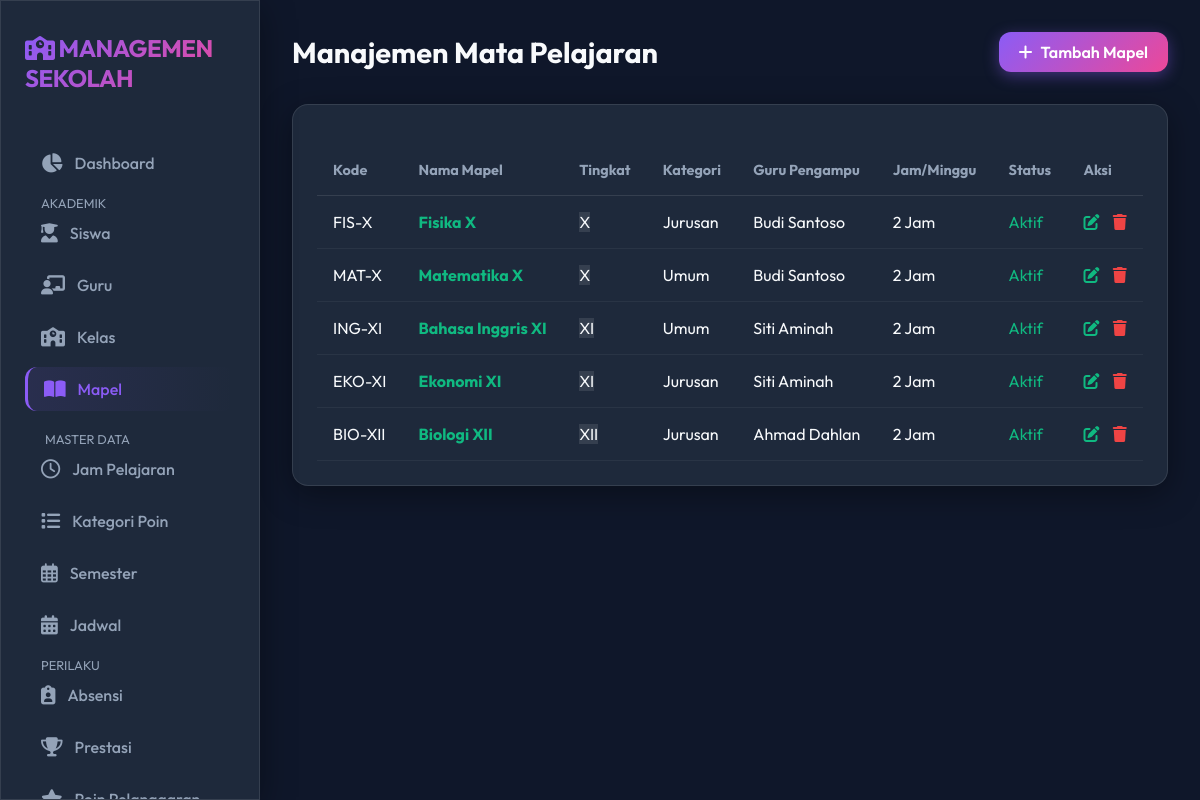
Page /subjects/idx.php on the committed database.
### tables this page shows
CREATE TABLE `subjects` (
  `id` int(11) NOT NULL AUTO_INCREMENT,
  `nama_mapel` varchar(100) NOT NULL,
  `kategori` enum('umum','jurusan','peminatan','ekstrakurikuler') DEFAULT 'umum',
  `tingkat` enum('X','XI','XII','semua') DEFAULT 'semua',
  `jurusan` varchar(50) DEFAULT NULL,
  `kode_mapel` varchar(10) NOT NULL,
  `guru_id` int(11) DEFAULT NULL,
  `kelas_id` int(11) DEFAULT NULL,
  `semester` enum('ganjil','genap','tahunan') DEFAULT 'tahunan',
  `tahun_ajaran` varchar(9) DEFAULT NULL,
  `jam_per_minggu` int(11) DEFAULT '2',
  `deskripsi` text,
  `status` enum('aktif','nonaktif') DEFAULT 'aktif',
  `created_at` timestamp NOT NULL DEFAULT CURRENT_TIMESTAMP,
  `updated_at` timestamp NOT NULL DEFAULT CURRENT_TIMESTAMP ON UPDATE CURRENT_TIMESTAMP,
  PRIMARY KEY (`id`),
  KEY `teacher_id` (`guru_id`),
  KEY `fk_subjects_kelas_id` (`kelas_id`),
  CONSTRAINT `fk_subjects_guru_id` FOREIGN KEY (`guru_id`) REFERENCES `users` (`id`) ON DELETE SET NULL ON UPDATE CASCADE,
  CONSTRAINT `fk_subjects_kelas_id` FOREIGN KEY (`kelas_id`) REFERENCES `classes` (`id`) ON DELETE CASCADE ON UPDATE CASCADE
);

CREATE TABLE `users` (
  `id` int(11) NOT NULL AUTO_INCREMENT,
  `username` varchar(50) NOT NULL,
  `password` varchar(255) NOT NULL,
  `nama_lengkap` varchar(100) NOT NULL,
  `jenis_kelamin` enum('L','P') DEFAULT 'L',
  `nip` varchar(30) DEFAULT NULL,
  `tempat_lahir` varchar(50) DEFAULT NULL,
  `tanggal_lahir` date DEFAULT NULL,
  `alamat` text,
  `no_telepon` varchar(15) DEFAULT NULL,
  `email` varchar(100) DEFAULT NULL,
  `role` enum('admin','guru') DEFAULT 'guru',
  `jabatan` varchar(100) DEFAULT NULL,
  `bidang_studi` varchar(100) DEFAULT NULL,
  `foto` varchar(255) DEFAULT NULL,
  `status` enum('aktif','nonaktif','pensiun','pindah') DEFAULT 'aktif',
  `last_login` timestamp NULL DEFAULT NULL,
  `created_at` timestamp NOT NULL DEFAULT CURRENT_TIMESTAMP,
  `updated_at` timestamp NOT NULL DEFAULT CURRENT_TIMESTAMP ON UPDATE CURRENT_TIMESTAMP,
  PRIMARY KEY (`id`),
  UNIQUE KEY `username` (`username`),
  UNIQUE KEY `nip` (`nip`),
  UNIQUE KEY `email` (`email`),
  KEY `idx_users_role` (`role`),
  KEY `idx_users_status` (`status`)
);

### subjects/idx.php (the view, shortened to what this page needs)
<?php
include '../config/database.php';
include '../includes/header.php';
include '../includes/sidebar.php';
$sql = "SELECT subjects.*, users.nama_lengkap as guru_pengampu
        FROM subjects
        LEFT JOIN users ON subjects.guru_id = users.id
        ORDER BY tingkat ASC, nama_mapel ASC";
$result = $conn->query($sql);
?>
<div class="main-content">
    <div class="top-bar">
        <h1 class="page-title">Manajemen Mata Pelajaran</h1>
        <a href="add.php" class="btn btn-primary">
            <i class="fa-solid fa-plus"></i> Tambah Mapel
        </a>
    </div>
    <div class="card glass">
        <table>
            <thead>
                <tr>
                    <th>Kode</th>
                    <th>Nama Mapel</th>
                    <th>Tingkat</th>
                    <th>Kategori</th>
                    <th>Guru Pengampu</th>
                    <th>Jam/Minggu</th>
                    <th>Status</th>
                    <th>Aksi</th>
                </tr>
            </thead>
            <tbody>
                <?php while ($row = $result->fetch_assoc()): ?>
                    <tr>
                        <td><?= $row['kode_mapel'] ?></td>
                        <td style="font-weight: bold; color: var(--accent);"><?= $row['nama_mapel'] ?></td>
                        <td><span class="badge" style="background: rgba(255,255,255,0.1);"><?= $row['tingkat'] ?></span>
                        </td>
                        <td><?= ucfirst($row['kategori']) ?></td>
                        <td><?= $row['guru_pengampu'] ?? '-' ?></td>
                        <td><?= $row['jam_per_minggu'] ?> Jam</td>
                        <td>
                            <?php if ($row['status'] == 'aktif'): ?>
                                <span style="color: #10b981;">Aktif</span>
                            <?php else: ?>
                                <span style="color: #ef4444;"><?= ucfirst($row['status']) ?></span>
                            <?php endif; ?>
                        </td>
                        <td>
                            <a href="edit.php?id=<?= $row['id'] ?>" style="color: var(--accent); margin-right: 10px;"><i
                                    class="fa-solid fa-pen-to-square"></i></a>
                            <a href="delete.php?id=<?= $row['id'] ?>" style="color: #ef4444;"
                                onclick="return confirm('Yakin hapus?')"><i class="fa-solid fa-trash"></i></a>
                        </td>
                    </tr>
                <?php endwhile; ?>
            </tbody>
        </table>
    </div>
</div>
<?php include '../includes/footer.php'; ?>

### assets/css/style.css (style rules this page uses)
:root { --bg-dark: #0f172a; --bg-card: #1e293b; --primary: #8b5cf6; --secondary: #ec4899; --accent: #10b981; --text-main: #f8fafc; --text-muted: #94a3b8; --glass-bg: rgba(30, 41, 59, 0.7); --glass-border: rgba(255, 255, 255, 0.1); --radius: 16px; --input-bg: rgba(0, 0, 0, 0.2); --input-border: var(--glass-border); }
* { margin: 0; padding: 0; box-sizing: border-box; }
body { font-family: 'Outfit', sans-serif; background-color: var(--bg-dark); color: var(--text-main); overflow-x: hidden; min-height: 100vh; }
.glass { background: var(--glass-bg); backdrop-filter: blur(12px); -webkit-backdrop-filter: blur(12px); border: 1px solid var(--glass-border); box-shadow: 0 8px 32px 0 rgba(0, 0, 0, 0.37); }
a { text-decoration: none; color: inherit; transition: 0.3s; }
.main-content { flex: 1; margin-left: 260px; padding: 2rem; }
.top-bar { display: flex; justify-content: space-between; align-items: center; margin-bottom: 2rem; }
.page-title { font-size: 1.8rem; font-weight: 700; }
.card { background: var(--bg-card); border-radius: var(--radius); padding: 1.5rem; border: 1px solid var(--glass-border); margin-bottom: 1.5rem; }
.btn { padding: 10px 20px; border-radius: 12px; border: none; cursor: pointer; font-weight: 600; display: inline-flex; align-items: center; gap: 8px; transition: transform 0.2s; }
.btn-primary { background: linear-gradient(135deg, var(--primary), var(--secondary)); color: white; box-shadow: 0 4px 15px rgba(139, 92, 246, 0.4); }
table { width: 100%; border-collapse: collapse; margin-top: 1rem; }
th { text-align: left; padding: 1rem; color: var(--text-muted); font-size: 0.9rem; border-bottom: 1px solid var(--glass-border); }
td { padding: 1rem; border-bottom: 1px solid rgba(255, 255, 255, 0.05); }

### rows in the picture
subjects: kode_mapel "FIS-X", nama_mapel "Fisika X", tingkat "X", kategori "Jurusan", guru.nama_lengkap "Budi Santoso", jam_per_minggu "2", status "Aktif"
subjects: kode_mapel "MAT-X", nama_mapel "Matematika X", tingkat "X", kategori "Umum", guru.nama_lengkap "Budi Santoso", jam_per_minggu "2", status "Aktif"
subjects: kode_mapel "ING-XI", nama_mapel "Bahasa Inggris XI", tingkat "XI", kategori "Umum", guru.nama_lengkap "Siti Aminah", jam_per_minggu "2", status "Aktif"
subjects: kode_mapel "EKO-XI", nama_mapel "Ekonomi XI", tingkat "XI", kategori "Jurusan", guru.nama_lengkap "Siti Aminah", jam_per_minggu "2", status "Aktif"
subjects: kode_mapel "BIO-XII", nama_mapel "Biologi XII", tingkat "XII", kategori "Jurusan", guru.nama_lengkap "Ahmad Dahlan", jam_per_minggu "2", status "Aktif"
